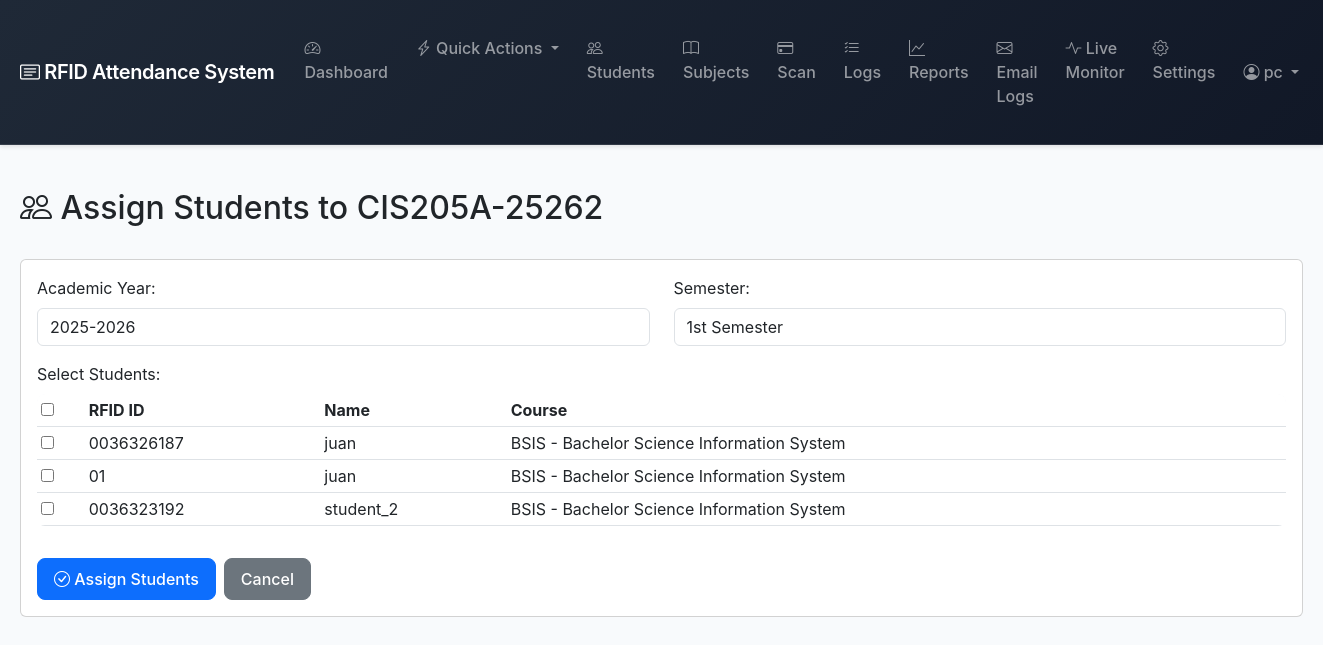
Before: /subjects/18/assign-students/ (signed in) with the older database file.
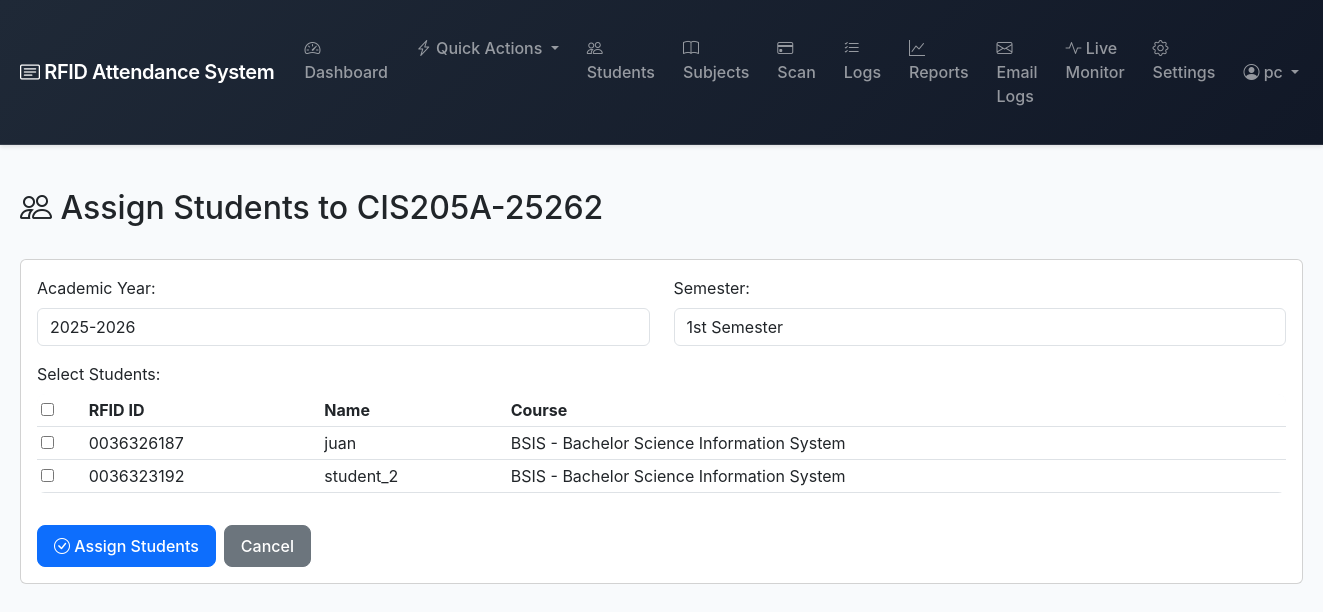
After: the same page with the newer database file.
### attendance/models.py (models this page shows, shortened)
class Student(models.Model):
    rfid_id = models.CharField(max_length=50, unique=True)
    student_id = models.CharField(max_length=50, unique=True, null=True, blank=True)
    name = models.CharField(max_length=100)
    course = models.ForeignKey('Course', on_delete=models.PROTECT, related_name='students', help_text="Student's enrolled course")
    section = models.ForeignKey('Section', on_delete=models.PROTECT, related_name='students', null=True, blank=True, help_text="Student's section (A, B, C, etc.)")
    email = models.EmailField()
    adviser = models.ForeignKey(Adviser, on_delete=models.SET_NULL, null=True, blank=True, related_name='students')
    user = models.OneToOneField(User, on_delete=models.CASCADE, null=True, blank=True, related_name='student_profile')
    created_at = models.DateTimeField(auto_now_add=True, null=True, blank=True)
    updated_at = models.DateTimeField(auto_now=True, null=True, blank=True)
    class Meta:
        ordering = ['name']

class Course(models.Model):
    code = models.CharField(max_length=50, unique=True, help_text="Course code (e.g., BSIT, BSCS)")
    name = models.CharField(max_length=200, help_text="Full course name (e.g., Bachelor of Science in Information Technology)")
    description = models.TextField(blank=True, default='', help_text="Optional course description")
    is_active = models.BooleanField(default=True, help_text="Whether this course is currently active")
    created_at = models.DateTimeField(auto_now_add=True)
    updated_at = models.DateTimeField(auto_now=True)
    def __str__(self):
        return f"{self.code} - {self.name}"
    class Meta:
        ordering = ['code']
        verbose_name_plural = "Courses"
        indexes = [
            models.Index(fields=['code', 'is_active']),
        ]

### attendance/views.py (the view, shortened to what this page needs)
# urls.py: path('subjects/<int:subject_id>/assign-students/', views.assign_students_to_subject, name='assign_students'),
@login_required
def assign_students_to_subject(request, subject_id):
    subject = get_object_or_404(Subject, id=subject_id)
    if request.user.is_superuser or request.user.is_staff:
        pass
    elif hasattr(request.user, 'adviser_profile'):
        if not subject.adviser or subject.adviser != request.user.adviser_profile:
            messages.error(request, "You don't have permission to assign students to this subject. You can only assign students to subjects registered to you.")
            return redirect('subject_list')
    else:
        messages.error(request, "You don't have permission to assign students to subjects.")
        return redirect('subject_list')
    accessible_courses = get_user_accessible_courses(request.user)
    if not (request.user.is_superuser or request.user.is_staff):
        if subject.course and subject.course not in accessible_courses:
            messages.error(request, "You don't have permission to assign students to this subject.")
            return redirect('subject_list')
    enrolled_students = StudentSubject.objects.filter(subject=subject).values_list('student_id', flat=True)
    all_students = Student.objects.exclude(id__in=enrolled_students)
    all_students = filter_by_user_courses(all_students, request.user)
    context = {
        'subject': subject,
        'students': all_students,
        'enrolled_students': Student.objects.filter(id__in=enrolled_students),
    }
    return render(request, 'attendance/assign_students.html', context)

### attendance/views.py (called while the page is built)
def get_user_accessible_courses(user):
    if user.is_superuser or user.is_staff:
        return Course.objects.filter(is_active=True)
    elif hasattr(user, 'adviser_profile'):
        adviser = user.adviser_profile
        return adviser.courses.filter(is_active=True)
    elif hasattr(user, 'student_profile'):
        student = user.student_profile
        if student.course:
            return Course.objects.filter(id=student.course.id, is_active=True)
        return Course.objects.none()
    return Course.objects.none()

def filter_by_user_courses(queryset, user, course_field='course'):
    accessible_courses = get_user_accessible_courses(user)
    if user.is_superuser or user.is_staff:
        return queryset
    elif accessible_courses.exists():
        return queryset.filter(**{f'{course_field}__in': accessible_courses})
    else:
        return queryset.none()

### attendance/templates/attendance/assign_students.html (shortened to what this page needs)
{% extends 'attendance/base.html' %}
{% block content %}
<div class="d-flex justify-content-between align-items-center mb-4">
    <h2><i class="bi bi-people"></i> Assign Students to {{ subject.code }}</h2>
</div>
<div class="card">
    <div class="card-body">
        <form method="POST" action="{% url 'assign_students' subject.id %}">
            <div class="row mb-3">
                <div class="col-md-6">
                    <label for="academic_year" class="form-label">Academic Year:</label>
                    <input type="text" class="form-control" id="academic_year" name="academic_year"
                           value="2025-2026" required>
                </div>
                <div class="col-md-6">
                    <label for="semester" class="form-label">Semester:</label>
                    <input type="text" class="form-control" id="semester" name="semester"
                           value="1st Semester" required>
                </div>
            </div>
            <div class="mb-3">
                <label class="form-label">Select Students:</label>
                <div class="table-responsive" style="max-height: 400px; overflow-y: auto;">
                    <table class="table table-sm">
                        <thead>
                            <tr>
                                <th><input type="checkbox" id="select-all"></th>
                                <th>RFID ID</th>
                                <th>Name</th>
                                <th>Course</th>
                            </tr>
                        </thead>
                        <tbody>
                            {% for student in students %}
                            <tr>
                                <td>
                                    <input type="checkbox" name="student_ids" value="{{ student.id }}" class="student-checkbox">
                                </td>
                                <td>{{ student.rfid_id }}</td>
                                <td>{{ student.name }}</td>
                                <td>{{ student.course }}</td>
                            </tr>
                            {% empty %}
                            <tr>
                                <td colspan="4" class="text-center">All students are already assigned to this subject.</td>
                            </tr>
                            {% endfor %}
                        </tbody>
                    </table>
                </div>
            </div>
            <div class="d-flex gap-2">
                <button type="submit" class="btn btn-primary">
                    <i class="bi bi-check-circle"></i> Assign Students
                </button>
                <a href="{% url 'subject_list' %}" class="btn btn-secondary">Cancel</a>
            </div>
        </form>
    </div>
</div>
{% endblock %}

Changed rows visible on the page:
removed Student: rfid_id "01", name "juan", course "BSIS - Bachelor Science Information System"
